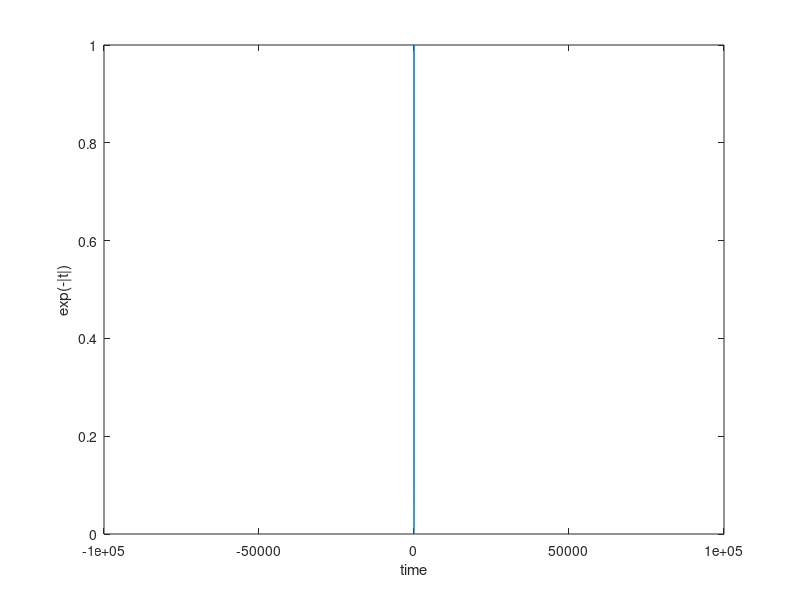
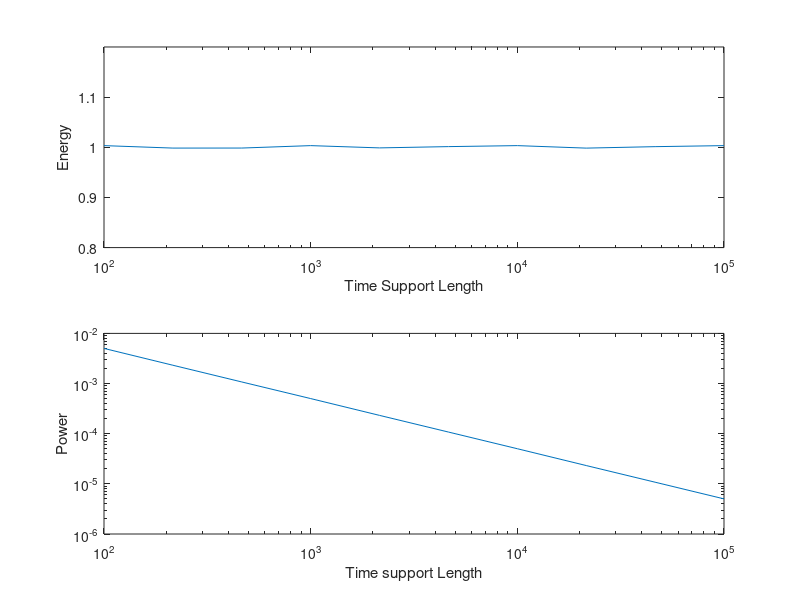

Write the MATLAB code that produced these figures, in order.
clc;
clear all;
close all;
%%
Nt = logspace(2, 5, 10);
for nx = 1:length(Nt)
    t = -Nt(nx):0.1: Nt(nx);
    xt = exp(-abs(t));
    plot(t, xt);
    xlabel('time');
    ylabel('exp(-|t|)');
    drawnow;
    pause(0.1);
    egx(nx) = trapz(t, xt.^2);
end;
powx = egx./(2*Nt);
figure;
subplot(2, 1, 1);
semilogx(Nt, egx);
ylim([.8, 1.2]);
ylabel('Energy');
xlabel('Time Support Length');
subplot(2,1,2);
loglog(Nt, powx);
xlabel('Time support Length');
ylabel('Power');
